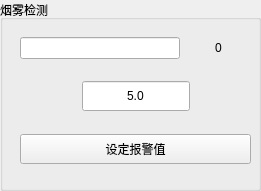
     <widget class="QGroupBox" name="groupBox_25">
      <property name="geometry">
       <rect>
        <x>270</x>
        <y>220</y>
        <width>261</width>
        <height>191</height>
       </rect>
      </property>
      <property name="title">
       <string>烟雾检测</string>
      </property>
      <widget class="QWidget" name="layoutWidget_27">
       <property name="geometry">
        <rect>
         <x>20</x>
         <y>20</y>
         <width>231</width>
         <height>161</height>
        </rect>
       </property>
       <layout class="QVBoxLayout" name="verticalLayout_50">
        <item>
         <layout class="QVBoxLayout" name="verticalLayout_51">
          <item>
           <layout class="QHBoxLayout" name="horizontalLayout_86"/>
          </item>
          <item>
           <spacer name="verticalSpacer_31">
            <property name="orientation">
             <enum>Qt::Vertical</enum>
            </property>
            <property name="sizeHint" stdset="0">
             <size>
              <width>20</width>
              <height>40</height>
             </size>
            </property>
           </spacer>
          </item>
          <item>
           <layout class="QHBoxLayout" name="horizontalLayout_87"/>
          </item>
         </layout>
        </item>
        <item>
         <layout class="QHBoxLayout" name="horizontalLayout_14">
          <item>
           <widget class="QProgressBar" name="progressBar_device2_smoke">
            <property name="sizePolicy">
             <sizepolicy hsizetype="Minimum" vsizetype="Minimum">
              <horstretch>0</horstretch>
              <verstretch>0</verstretch>
             </sizepolicy>
            </property>
            <property name="minimumSize">
             <size>
              <width>160</width>
              <height>0</height>
             </size>
            </property>
            <property name="styleSheet">
             <string notr="true">QProgressBar::chunk{background:green}</string>
            </property>
            <property name="value">
             <number>0</number>
            </property>
            <property name="textVisible">
             <bool>false</bool>
            </property>
            <property name="textDirection">
             <enum>QProgressBar::TopToBottom</enum>
            </property>
            <property name="format">
             <string>%p%</string>
            </property>
           </widget>
          </item>
          <item>
           <widget class="QLabel" name="label_device2_smoke">
            <property name="sizePolicy">
             <sizepolicy hsizetype="Expanding" vsizetype="Minimum">
              <horstretch>0</horstretch>
              <verstretch>0</verstretch>
             </sizepolicy>
            </property>
            <property name="minimumSize">
             <size>
              <width>10</width>
              <height>0</height>
             </size>
            </property>
            <property name="text">
             <string>0</string>
            </property>
            <property name="alignment">
             <set>Qt::AlignCenter</set>
            </property>
           </widget>
          </item>
         </layout>
        </item>
        <item>
         <spacer name="verticalSpacer_50">
          <property name="orientation">
           <enum>Qt::Vertical</enum>
          </property>
          <property name="sizeHint" stdset="0">
           <size>
            <width>20</width>
            <height>40</height>
           </size>
          </property>
         </spacer>
        </item>
        <item>
         <layout class="QHBoxLayout" name="horizontalLayout_18">
          <item>
           <spacer name="horizontalSpacer_11">
            <property name="orientation">
             <enum>Qt::Horizontal</enum>
            </property>
            <property name="sizeHint" stdset="0">
             <size>
              <width>40</width>
              <height>20</height>
             </size>
            </property>
           </spacer>
          </item>
          <item>
           <widget class="QLineEdit" name="lineEdit_device2_smoke">
            <property name="sizePolicy">
             <sizepolicy hsizetype="Minimum" vsizetype="Minimum">
              <horstretch>0</horstretch>
              <verstretch>0</verstretch>
             </sizepolicy>
            </property>
            <property name="minimumSize">
             <size>
              <width>10</width>
              <height>30</height>
             </size>
            </property>
            <property name="text">
             <string>5.0</string>
            </property>
            <property name="alignment">
             <set>Qt::AlignCenter</set>
            </property>
           </widget>
          </item>
          <item>
           <spacer name="horizontalSpacer_12">
            <property name="orientation">
             <enum>Qt::Horizontal</enum>
            </property>
            <property name="sizeHint" stdset="0">
             <size>
              <width>40</width>
              <height>20</height>
             </size>
            </property>
           </spacer>
          </item>
         </layout>
        </item>
        <item>
         <spacer name="verticalSpacer_32">
          <property name="orientation">
           <enum>Qt::Vertical</enum>
          </property>
          <property name="sizeHint" stdset="0">
           <size>
            <width>20</width>
            <height>40</height>
           </size>
          </property>
         </spacer>
        </item>
        <item>
         <layout class="QHBoxLayout" name="horizontalLayout_88">
          <item>
           <widget class="QPushButton" name="pushButton_device2_smoke">
            <property name="sizePolicy">
             <sizepolicy hsizetype="Minimum" vsizetype="Minimum">
              <horstretch>0</horstretch>
              <verstretch>0</verstretch>
             </sizepolicy>
            </property>
            <property name="minimumSize">
             <size>
              <width>0</width>
              <height>30</height>
             </size>
            </property>
            <property name="text">
             <string>设定报警值</string>
            </property>
           </widget>
          </item>
         </layout>
        </item>
        <item>
         <spacer name="verticalSpacer_33">
          <property name="orientation">
           <enum>Qt::Vertical</enum>
          </property>
          <property name="sizeHint" stdset="0">
           <size>
            <width>20</width>
            <height>40</height>
           </size>
          </property>
         </spacer>
        </item>
       </layout>
      </widget>
     </widget>
